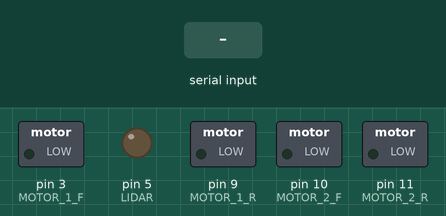
A sketch run on a simulated Arduino Uno, built with avr-gcc and run on an emulated ATmega328P. Parts: switched loads named in the sketch (green lamp = pin HIGH), output pins drawn as LEDs (lit = HIGH). The inputs (shaded band) are chosen by the test bench.

Above: at 1.2 s.
1.3 s: "1\n" received over Serial
At 2.0 s:
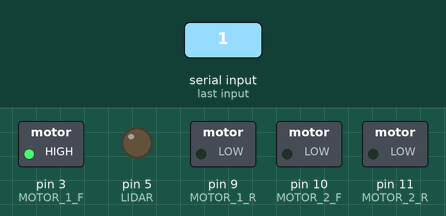
2.8 s: byte 15 (15) received over Serial
At 3.1 s:
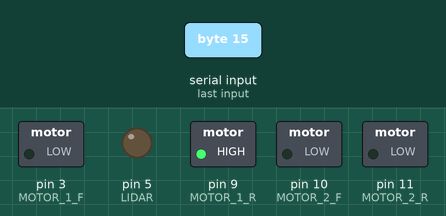
4.3 s: byte 20 (20) received over Serial
At 5.5 s:
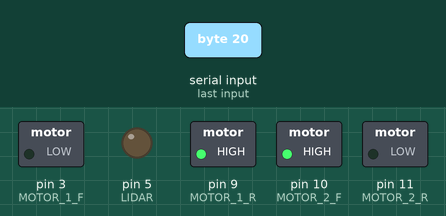
5.8 s: byte 10 (10) received over Serial
At 6.6 s:
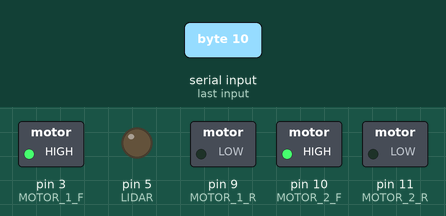
7.3 s: byte 25 (25) received over Serial
At 7.7 s:
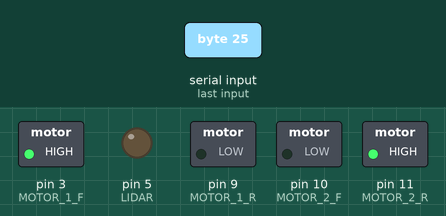
8.8 s: byte 30 (30) received over Serial
At 10.1 s:
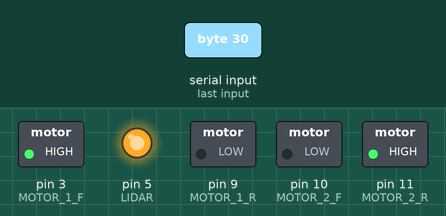
Timing chart, 0 to 11.3 s (numbered marks = the images above; inputs shaded):
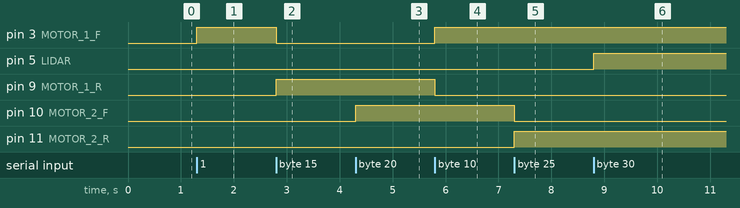

The sketch:

serial_pwm_driver.ino
```cpp
// Motor Control Pins
#define MOTOR_1_F 3
#define MOTOR_1_R 9
#define MOTOR_2_F 10
#define MOTOR_2_R 11

// Lidar PWM
#define LIDAR 5

// Servo PWM
#define SERVO 6


void setup() {
  Serial.begin(115200);
  pinMode(MOTOR_1_F, OUTPUT);
  pinMode(MOTOR_1_R, OUTPUT);
  pinMode(MOTOR_2_F, OUTPUT);
  pinMode(MOTOR_2_R, OUTPUT);
}


void loop() {

// When there is serial data available
  while (Serial.available() > 0) {

    // Capture the key
    int header = Serial.read();

    // Classify according to key
    if (header == 10) {
      analogWrite(MOTOR_1_R, 0);
      analogWrite(MOTOR_1_F, Serial.read()); // Actuate the value
    }
    else if (header == 15) {
      analogWrite(MOTOR_1_F, 0);
      analogWrite(MOTOR_1_R, Serial.read()); // Actuate the value
    }
    else if (header == 20) {
      analogWrite(MOTOR_2_R, 0);
      analogWrite(MOTOR_2_F, Serial.read()); // Actuate the value
    }
    else if (header == 25) {
      analogWrite(MOTOR_2_F, 0);
      analogWrite(MOTOR_2_R, Serial.read()); // Actuate the value
    }
    else if (header == 30) {
      analogWrite(LIDAR, Serial.read()); // Actuate the value
    }
    else if (header == 40) {
      analogWrite(SERVO, Serial.read()); // Actuate the value
    }
  }

}
```

Measured:
- after the input at 1.3 s, pin 3 (MOTOR_1_F): LOW → HIGH at once
- after the input at 2.8 s, pin 3 (MOTOR_1_F): HIGH → LOW at once; pin 9 (MOTOR_1_R): LOW → HIGH at once
- after the input at 4.3 s, pin 10 (MOTOR_2_F): LOW → HIGH at once
- after the input at 5.8 s, pin 3 (MOTOR_1_F): LOW → HIGH at once; pin 9 (MOTOR_1_R): HIGH → LOW at once
- after the input at 7.3 s, pin 10 (MOTOR_2_F): HIGH → LOW at once; pin 11 (MOTOR_2_R): LOW → HIGH at once
- after the input at 8.8 s, pin 5 (LIDAR): LOW → HIGH at once
